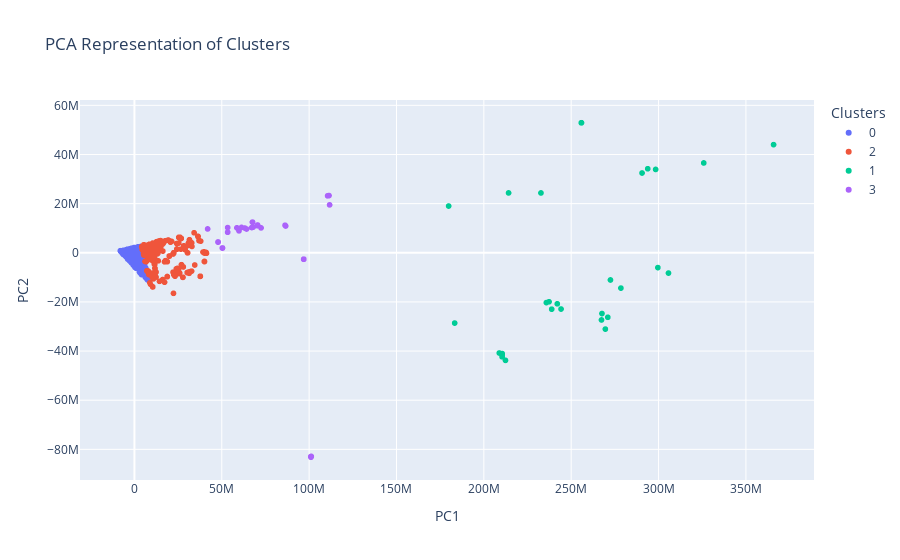

This figure's notebook cell:
### Markdown cell above
#### Task 6.5.20
Use plotly.express to create a scatter plot that visualizes the PCA-transformed data in X_pca. Color the points with labels from the model.

### Code cell
# Create scatter plot of `PC2` vs `PC1`
fig = px.scatter(
    data_frame=X_pca, x="PC1", y="PC2", 
    color=labels.astype(str),
    title="PCA Representation of Clusters"
)

fig.update_layout(xaxis_title="PC1", yaxis_title="PC2", legend_title_text="Clusters")

fig.show()
